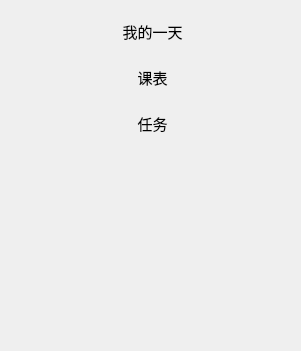
  <widget class="QWidget" name="verticalLayoutWidget">
   <property name="geometry">
    <rect>
     <x>30</x>
     <y>170</y>
     <width>301</width>
     <height>351</height>
    </rect>
   </property>
   <layout class="QVBoxLayout" name="verticalLayout">
    <item>
     <widget class="QPushButton" name="MydayButton">
      <property name="enabled">
       <bool>true</bool>
      </property>
      <property name="minimumSize">
       <size>
        <width>0</width>
        <height>40</height>
       </size>
      </property>
      <property name="font">
       <font>
        <family>Microsoft YaHei UI</family>
        <pointsize>11</pointsize>
        <stylestrategy>PreferAntialias</stylestrategy>
        <kerning>true</kerning>
        <hintingpreference>PreferVerticalHinting</hintingpreference>
        <fontweight>Thin</fontweight>
       </font>
      </property>
      <property name="focusPolicy">
       <enum>Qt::FocusPolicy::WheelFocus</enum>
      </property>
      <property name="contextMenuPolicy">
       <enum>Qt::ContextMenuPolicy::DefaultContextMenu</enum>
      </property>
      <property name="styleSheet">
       <string notr="true">background:transparent;</string>
      </property>
      <property name="text">
       <string> 我的一天</string>
      </property>
      <property name="icon">
       <iconset resource="res.qrc">
        <normaloff>:/Themes/Assets/JumpList/dark/MyDay_dark_256.png</normaloff>:/Themes/Assets/JumpList/dark/MyDay_dark_256.png</iconset>
      </property>
      <property name="iconSize">
       <size>
        <width>22</width>
        <height>22</height>
       </size>
      </property>
      <property name="flat">
       <bool>true</bool>
      </property>
     </widget>
    </item>
    <item>
     <widget class="QPushButton" name="ClassesButton">
      <property name="minimumSize">
       <size>
        <width>0</width>
        <height>40</height>
       </size>
      </property>
      <property name="font">
       <font>
        <pointsize>11</pointsize>
        <stylestrategy>PreferAntialias</stylestrategy>
        <hintingpreference>PreferVerticalHinting</hintingpreference>
        <fontweight>Thin</fontweight>
       </font>
      </property>
      <property name="styleSheet">
       <string notr="true">background:transparent;</string>
      </property>
      <property name="text">
       <string> 课表</string>
      </property>
      <property name="icon">
       <iconset resource="res.qrc">
        <normaloff>:/Themes/Assets/JumpList/dark/Planned_dark_256.png</normaloff>:/Themes/Assets/JumpList/dark/Planned_dark_256.png</iconset>
      </property>
      <property name="iconSize">
       <size>
        <width>22</width>
        <height>22</height>
       </size>
      </property>
      <property name="flat">
       <bool>true</bool>
      </property>
     </widget>
    </item>
    <item>
     <widget class="QPushButton" name="TaskButton">
      <property name="minimumSize">
       <size>
        <width>0</width>
        <height>40</height>
       </size>
      </property>
      <property name="font">
       <font>
        <pointsize>11</pointsize>
        <stylestrategy>PreferAntialias</stylestrategy>
        <hintingpreference>PreferVerticalHinting</hintingpreference>
        <fontweight>Thin</fontweight>
       </font>
      </property>
      <property name="styleSheet">
       <string notr="true">background:transparent;</string>
      </property>
      <property name="text">
       <string> 任务</string>
      </property>
      <property name="icon">
       <iconset resource="res.qrc">
        <normaloff>:/Themes/Assets/JumpList/dark/Flag_dark_256.png</normaloff>:/Themes/Assets/JumpList/dark/Flag_dark_256.png</iconset>
      </property>
      <property name="iconSize">
       <size>
        <width>22</width>
        <height>22</height>
       </size>
      </property>
      <property name="flat">
       <bool>true</bool>
      </property>
     </widget>
    </item>
    <item>
     <spacer name="verticalSpacer">
      <property name="orientation">
       <enum>Qt::Orientation::Vertical</enum>
      </property>
      <property name="sizeHint" stdset="0">
       <size>
        <width>20</width>
        <height>40</height>
       </size>
      </property>
     </spacer>
    </item>
   </layout>
  </widget>
